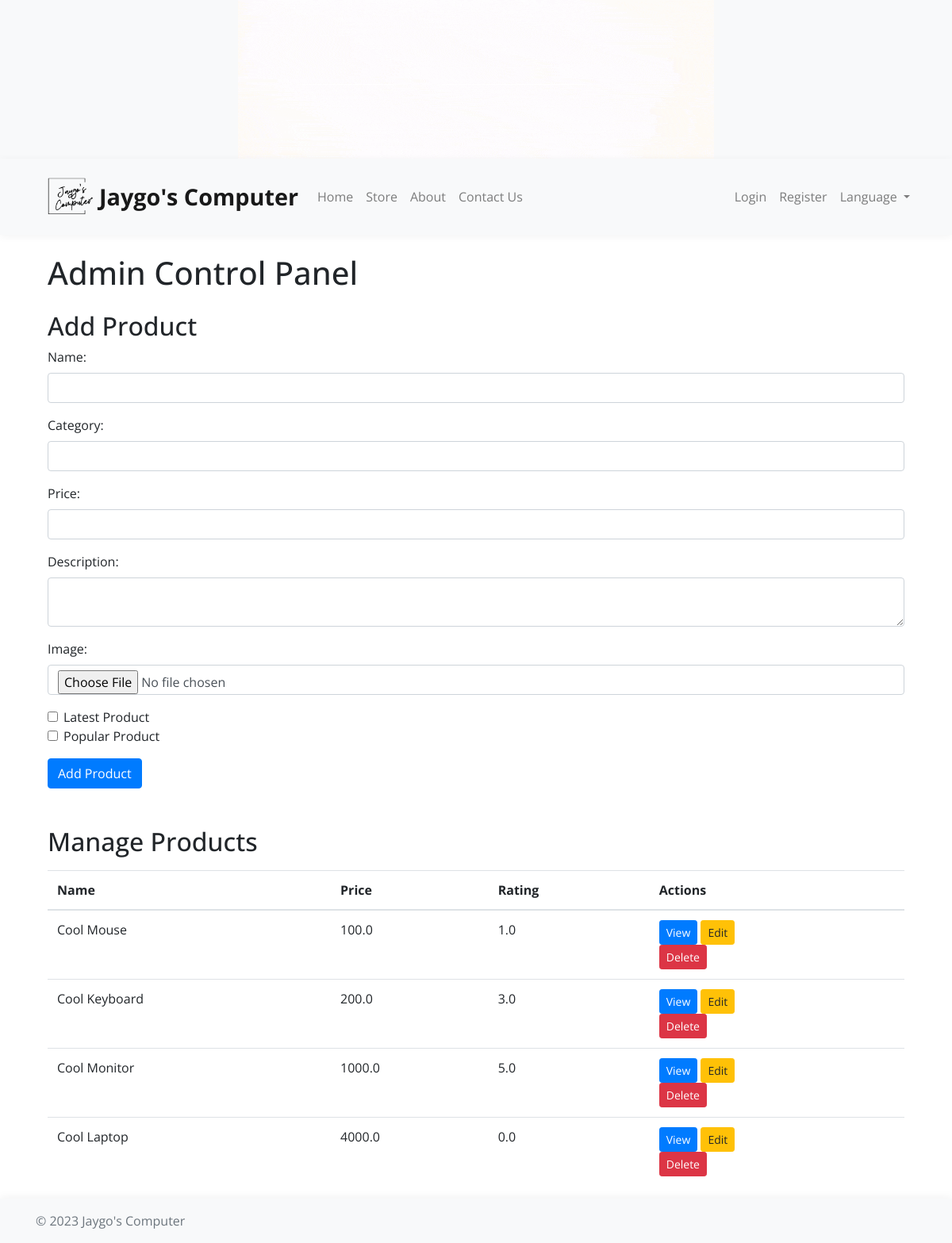
/admin, run on an earlier commit of the app's database.
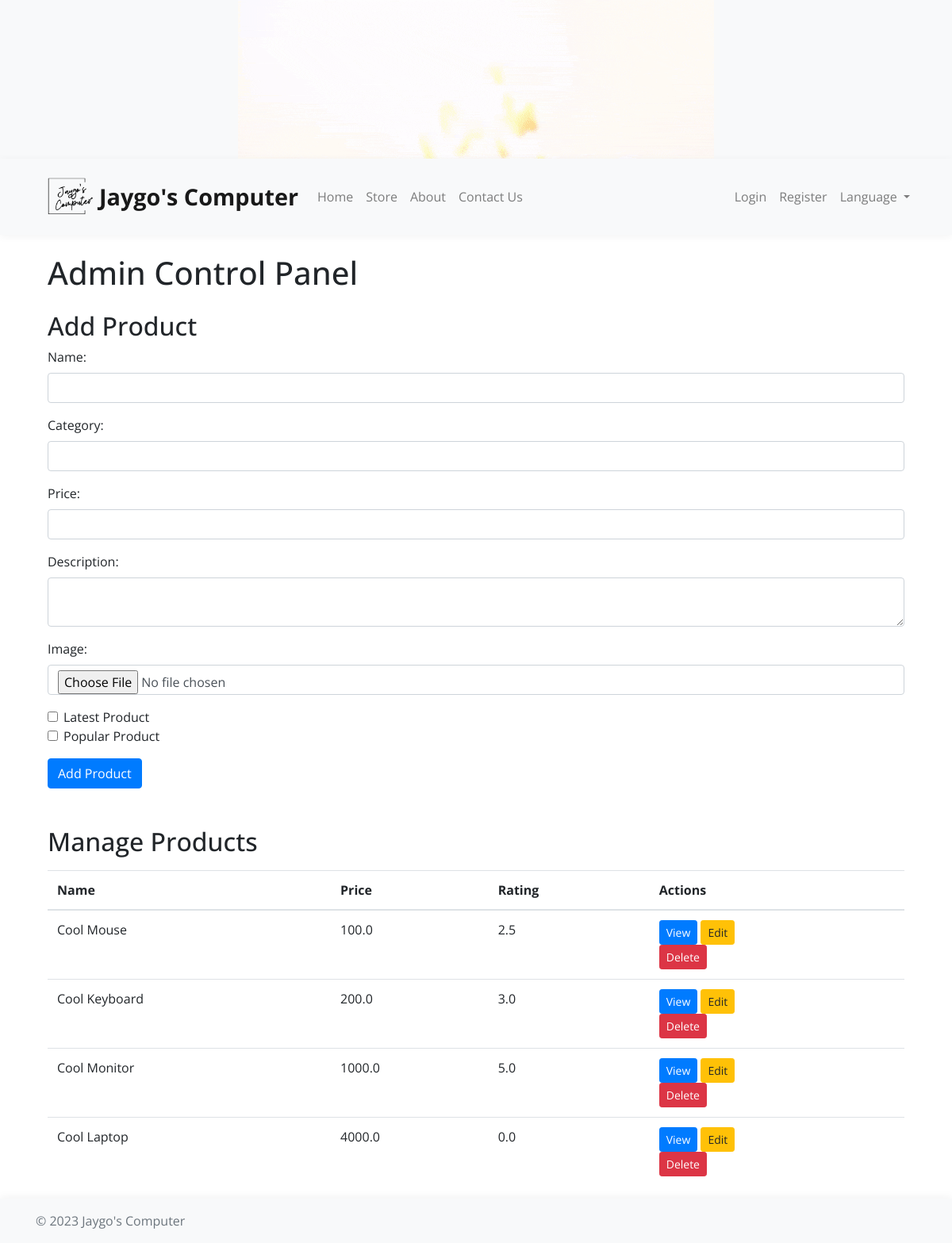
And on a later commit of the database.
### app.py (models this page shows)
class Product(db.Model):
    id = db.Column(db.Integer, primary_key=True)
    name = db.Column(db.String(100), nullable=False)
    price = db.Column(db.Float, nullable=False)
    rating = db.Column(db.Float, nullable=False, default=0.0)
    num_ratings = db.Column(db.Integer, nullable=False, default=0)
    image_path = db.Column(db.String(255), nullable=True)
    description = db.Column(db.Text)
    latest_product = db.Column(db.Boolean, default=False)
    popular_product = db.Column(db.Boolean, default=False)
    comments = db.relationship('Comment', backref='product', lazy=True)
    category = db.Column(db.String(100), nullable=False)

### app.py (the view, shortened to what this page needs)
@app.route('/admin', methods=['GET', 'POST'])
def admin():
    admin_required()
    products = Product.query.all()
    return render_template('admin.html', products=products)
    products = Product.query.all()
    return render_template('admin.html', products=products)

### app.py (called while the page is built)
def admin_required():
    if not current_user.is_authenticated or not current_user.is_admin:
        flash('You must be an admin to view this page.')
        return redirect(url_for('login'))

@app.context_processor
def inject_username():
    if current_user.is_authenticated:
        return {'username': current_user.username}
    else:
        return {'username': None}

### templates/admin.html (shortened to what this page needs)
{% extends 'base.html' %}
{% block content %}
  <div class="container">
    <h1 class="my-4">Admin Control Panel</h1>
    <h2>Add Product</h2>
    <form method="POST" action="{{ url_for('admin') }}" enctype="multipart/form-data">
      <div class="mb-3">
        <label for="name" class="form-label">Name:</label>
        <input type="text" class="form-control" name="name" required>
      </div>
      <div class="mb-3">
        <label for="name" class="form-label">Category:</label>
        <input type="text" class="form-control" name="category" required>
      </div>
      <div class="mb-3">
        <label for="price" class="form-label">Price:</label>
        <input type="number" class="form-control" name="price" step="0.5" required>
      </div>
      <div class="mb-3">
        <label for="description" class="form-label">Description:</label>
        <textarea class="form-control" name="description" required></textarea>
      </div>
      <div class="mb-3">
        <label for="image" class="form-label">Image:</label>
        <input type="file" class="form-control" name="image">
      </div>
      <div class="form-check">
        <input type="checkbox" class="form-check-input" name="latest_product" id="latest_product">
        <label class="form-check-label" for="latest_product">Latest Product</label>
      </div>
      <div class="form-check">
        <input type="checkbox" class="form-check-input" name="popular_product" id="popular_product">
        <label class="form-check-label" for="popular_product">Popular Product</label>
      </div>
      <button type="submit" class="btn btn-primary mt-3">Add Product</button>
    </form>
    <h2 class="mt-5">Manage Products</h2>
    <table class="table mt-3">
      <thead>
        <tr>
          <th>Name</th>
          <th>Price</th>
          <th>Rating</th>
          <th>Actions</th>
        </tr>
      </thead>
      <tbody>
        {% for product in products %}
        <tr>
          <td>{{ product.name }}</td>
          <td>{{ product.price }}</td>
          <td>{{ product.rating }}</td>
          <td>
            <a href="{{ url_for('view_product', product_id=product.id) }}" class="btn btn-sm btn-primary">View</a>
            <a href="{{ url_for('edit_product', product_id=product.id) }}" class="btn btn-sm btn-warning">Edit</a>
            <form method="POST" action="{{ url_for('delete_product', product_id=product.id) }}" onsubmit="return confirm('Are you sure you want to delete this product?');">
              <button type="submit" class="btn btn-sm btn-danger">Delete</button>
            </form>
          </td>
        </tr>
        {% endfor %}
      </tbody>
    </table>
  </div>
{% endblock %}

### templates/base.html (shortened to what this page needs)
<!DOCTYPE html>
<html lang="en">
<head>
    <link rel="stylesheet" href="https://cdnjs.cloudflare.com/ajax/libs/twitter-bootstrap/4.6.0/css/bootstrap.min.css">
    <link rel="stylesheet" href="{{url_for('static', filename='styles.css')}}">
    <link rel="stylesheet" href="https://cdnjs.cloudflare.com/ajax/libs/font-awesome/6.5.1/css/all.min.css" />
</head>
<body>
    <div class="container-fluid p-0 bg-light">
        <div class="row justify-content-center align-items-center banner-container">
            <div class="col-12 text-center">
                <img src="{{url_for('static', filename='logo.gif')}}" alt="{{ ('logo animation') }}" class="img-fluid">
            </div>
        </div>
    </div>
    <nav class="navbar navbar-expand-lg navbar-light bg-light">
        <div class="container">
            <img src="{{url_for('static', filename='logo.png')}}" alt="logo" class="img-fluid" width="80">
            <a class="navbar-brand d-none d-lg-inline" href="/">{{ ('Jaygo\'s Computer') }}</a>
            <div class="collapse navbar-collapse" id="navbarNav">
                <ul class="navbar-nav mr-auto">
                    <li class="nav-item">
                        <a class="nav-link" href="/">{{ ('Home') }}</a>
                    </li>
                    <li class="nav-item">
                        <a class="nav-link" href="/store">{{ ('Store') }}</a>
                    </li>
                    <li class="nav-item">
                        <a class="nav-link" href="/about">{{ ('About') }}</a>
                    </li>
                    <li class="nav-item">
                        <a class="nav-link" href="/contact">{{ ('Contact Us') }}</a>
                    </li>
                </ul>
                <ul class="navbar-nav ml-auto">
                    {% if username %}
                    <li class="nav-item">
                        <span class="navbar-text username">{{ username }}</span>
                        <a href="/logout" class="btn btn-outline-primary btn-sm ml-2">{{ ('Logout') }}</a>
                    </li>
                    <li class="nav-item">
                        <a class="nav-link" href="/shoppingcart"><img src="{{url_for('static', filename='shopping-cart.png')}}" alt="shopping cart" width="30"></a>
                    </li>
                    {% else %}
                    <li class="nav-item">
                        <a class="nav-link" href="/login">{{ ('Login') }}</a>
                    </li>
                    <li class="nav-item">
                        <a class="nav-link" href="/register">{{ ('Register') }}</a>
                    </li>
                    {% endif %}
                    <li class="nav-item dropdown">
                        <a class="nav-link dropdown-toggle" href="#" id="languageDropdown" role="button"
                            data-toggle="dropdown" aria-haspopup="true" aria-expanded="false">
                            {{ ('Language') }}
                        </a>
                    </li>
                </ul>
            </div>
        </div>
    </nav>
    <div class="container mt-4">
        {% block content %}{% endblock %}
    </div>
    <footer class="footer mt-auto py-3">
        <div class="container">
            <span class="text-muted">&copy; 2023 Jaygo's Computer</span>
        </div>
    </footer>
</body>
</html>

### templates/styles.css (style rules this page uses)
body { font-family: 'Open Sans', sans-serif; }
.navbar-brand { font-weight: bold; font-size: 1.8rem; }
.navbar { box-shadow: 0 2px 10px 0 rgba(0,0,0,.05); }
.footer { background: #f8f9fa; box-shadow: 0 -2px 10px 0 rgba(0,0,0,.05); }
.banner-container { background: #f8f9fa; box-shadow: 0 2px 10px 0 rgba(0,0,0,.05); height: 200px; }

What changed in the data, as far as the page shows it:
changed Product "Cool Mouse": rating "1.0" → "2.5"
